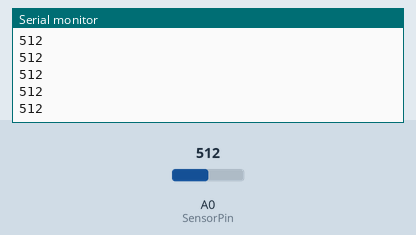
A sketch run on a simulated Arduino Uno, built with avr-gcc and run on an emulated ATmega328P. Parts: the last lines printed to the serial monitor. The test bench sets the inputs (shaded band); at power-on: A0 (SensorPin) = 512.

Above: at 1.2 s.
1.3 s: A0 (SensorPin) set to 716
At 1.68 s:
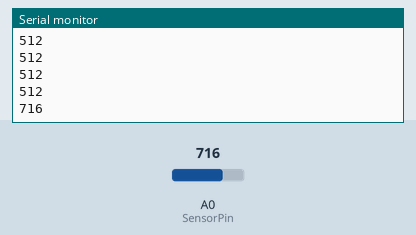
2.8 s: A0 (SensorPin) set to 900
At 2.93 s:
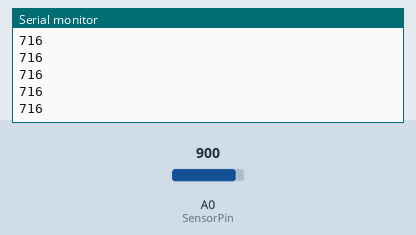
Timing chart, 0 to 5.8 s (numbered marks = the images above; inputs shaded):
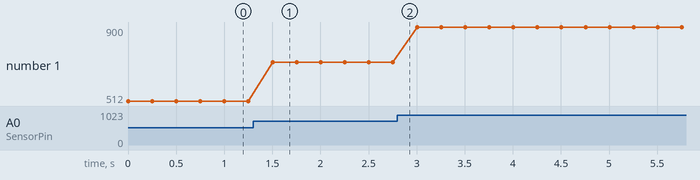

The sketch:

Wemos-CapMoistSen-test.ino
```cpp
const int AirValue = 1024;   //you need to replace this value with Value_1
const int WaterValue = 650;  //you need to replace this value with Value_2
const int SensorPin = A0;
int soilMoistureValue = 0;
int soilmoisturepercent = 0;

void setup() {
  Serial.begin(115200);
  // put your setup code here, to run once:

}

void loop() {
  // put your main code here, to run repeatedly:

  soilMoistureValue = analogRead(SensorPin);  //put Sensor insert into soil
  Serial.println(soilMoistureValue);
  delay(250);
}
```

Measured:
- after the input at 1.3 s, the serial monitor: prints a new line after 0.20 s (image 1)
- plotted number 1: 512 → 716 after the input at 1.3 s, 716 → 900 after the input at 2.8 s
